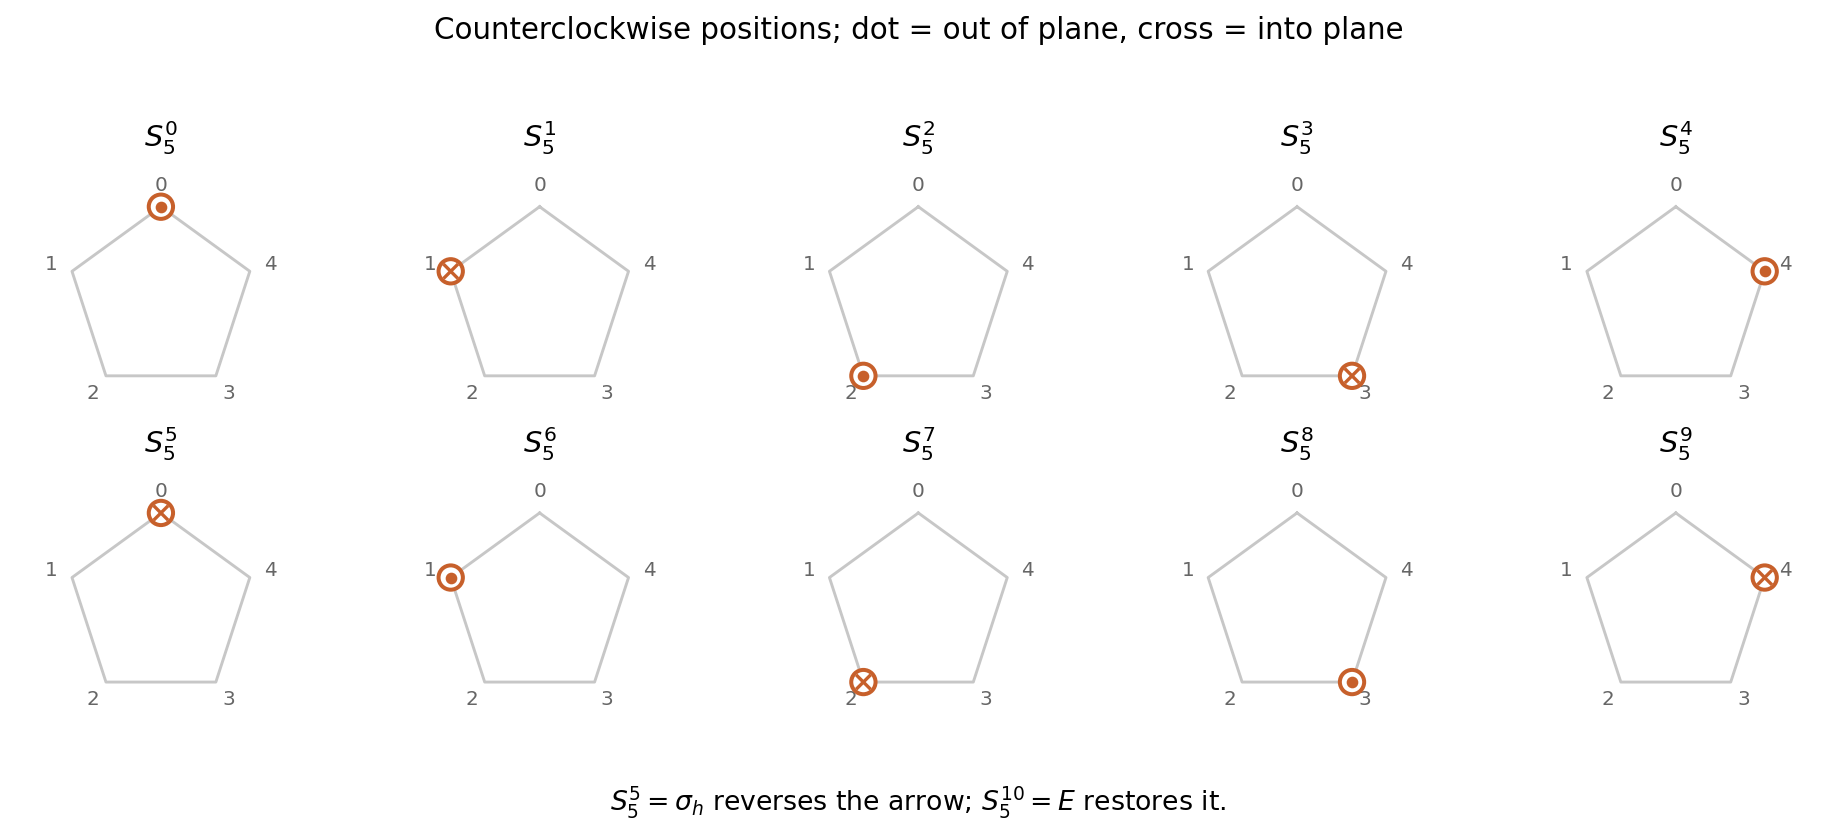

Generate this figure with Python:
#!/usr/bin/env python3
"""Original solution figure. Python 3.14; numpy and matplotlib."""
import numpy as np
import matplotlib
matplotlib.use("Agg")
import matplotlib.pyplot as plt
from matplotlib.patches import Circle
plt.rcParams.update({"font.size":11,"axes.spines.top":False,"axes.spines.right":False})
BLUE="#276ba2"
ORANGE="#c7602b"

angles=np.pi/2+2*np.pi*np.arange(5)/5
xy=np.column_stack([np.cos(angles),np.sin(angles)])
fig,axs=plt.subplots(2,5,figsize=(12,5.2))
for n,ax in enumerate(axs.flat):
 ax.plot(np.r_[xy[:,0],xy[0,0]],np.r_[xy[:,1],xy[0,1]],c='0.78',lw=1.3)
 for j,(x,y) in enumerate(xy):ax.text(1.23*x,1.23*y,str(j),ha='center',va='center',fontsize=9,color='0.4')
 x,y=xy[n%5];ax.add_patch(Circle((x,y),.13,facecolor='white',edgecolor=ORANGE,lw=1.8,zorder=4))
 if n%2:ax.plot([x-.065,x+.065],[y-.065,y+.065],c=ORANGE,zorder=5);ax.plot([x-.065,x+.065],[y+.065,y-.065],c=ORANGE,zorder=5)
 else:ax.scatter([x],[y],s=18,c=ORANGE,zorder=5)
 ax.set_title(r'$S_5^{'+str(n)+'}$',fontsize=13);ax.set(xlim=(-1.55,1.55),ylim=(-1.5,1.5));ax.set_aspect('equal');ax.axis('off')
fig.suptitle('Counterclockwise positions; dot = out of plane, cross = into plane')
fig.text(.5,.025,r'$S_5^5=\sigma_h$ reverses the arrow; $S_5^{10}=E$ restores it.',ha='center',fontsize=12)
fig.tight_layout(rect=(0,.07,1,.93))
fig.savefig("paper-2b-s5-powers.png", dpi=160, bbox_inches="tight", facecolor="white")
plt.close(fig)
